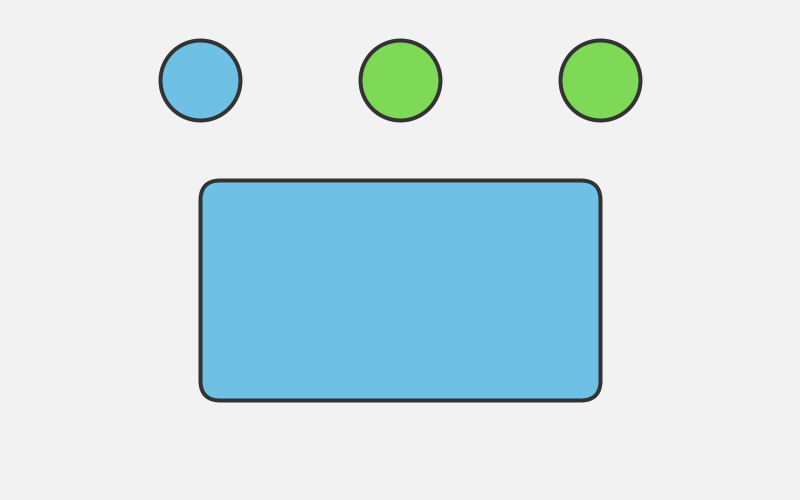
Frame 1 (no input)
Frame 60 (the mouse pressed at the canvas centre just before this capture): identical to frame 1, image omitted
Frame 120 (the mouse held since frame 60 and released just before this capture): identical to frame 1, image omitted

The Processing sketch that drew this single still picture (run headless with seeded random() and noise(); from frame 60 on, the mouse is pressed at the canvas centre):

// Processing sketch: Unit3chekc1
// ── Unit3chekc1.pde
color blue=#6EC1E4;
color green=#7ED957;
color pink=#FF8FAB;
color grey=#B2ABAB;
color selectedColor;

void setup(){
  size(800,500);
  strokeWeight(4);
  stroke(#333333);
  selectedColor=blue;
}

void draw(){
  background(#F2F2F2);
if(dist(200,80,mouseX,mouseY) <40){
    fill(grey);
  }else{
  fill(blue);
  }
  circle(200,80,80);
if(dist(400,80,mouseX,mouseY) <40){
    fill(grey);
  }else{
  fill(green);
  }

  circle(400,80,80);

  if(dist(600,80,mouseX,mouseY) <40){
    fill(grey);
  }else{
  fill(green);
  };
  circle(600,80,80);

  fill(selectedColor);
  rect(200,180,400,220,20);
}

void mousePressed(){
  if(dist(mouseX,mouseY,200,80)<40){
    selectedColor=blue;
  }
  if(dist(mouseX,mouseY,400,80)<40){
    selectedColor=green;
  }
  if(dist(mouseX,mouseY,600,80)<40){
    selectedColor=pink;
  }
  
}
